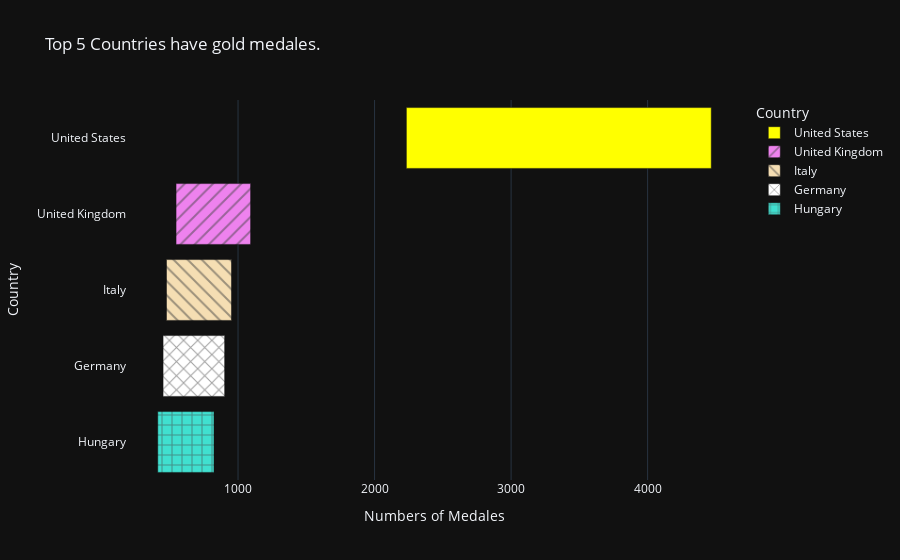

Notebook source saved alongside this figure:
### Code cell
px.bar(df ,
y = 'Country' ,
x = 'Numbers_of_Medales',
category_orders={'Country':['United States' ,'United Kingdom' ,'Italy' ,'Germany' ,'Hungary']},
labels = {'Numbers_of_Medales':'Numbers of Medales'} ,
title='Top 5 Countries have gold medales. ',
color= 'Country' , 
orientation= 'h' ,
hover_name='Numbers_of_Medales',
pattern_shape='Country' ,
base='Numbers_of_Medales' ,
color_discrete_sequence=['yellow', 'violet', 'wheat', 'white', 'turquoise'], 
template='plotly_dark')

### Figure 1 — Plotly figure (JSON) as saved in the notebook; plotly's stock layout.template omitted (floating-point values rounded to 4 significant figures)
{"data": [{"alignmentgroup": "True", "base": [2233], "hovertemplate": "<b>%{hovertext}</b><br><br>Country=%{y}<br>Numbers of Medales=%{x}<extra></extra>", "hovertext": [2233], "legendgroup": "United States", "marker": {"color": "yellow", "pattern": {"shape": ""}}, "name": "United States", "offsetgroup": "United States", "orientation": "h", "showlegend": true, "textposition": "auto", "type": "bar", "x": [2233], "xaxis": "x", "y": ["United States"], "yaxis": "y"}, {"alignmentgroup": "True", "base": [546], "hovertemplate": "<b>%{hovertext}</b><br><br>Country=%{y}<br>Numbers of Medales=%{x}<extra></extra>", "hovertext": [546], "legendgroup": "United Kingdom", "marker": {"color": "violet", "pattern": {"shape": "/"}}, "name": "United Kingdom", "offsetgroup": "United Kingdom", "orientation": "h", "showlegend": true, "textposition": "auto", "type": "bar", "x": [546], "xaxis": "x", "y": ["United Kingdom"], "yaxis": "y"}, {"alignmentgroup": "True", "base": [476], "hovertemplate": "<b>%{hovertext}</b><br><br>Country=%{y}<br>Numbers of Medales=%{x}<extra></extra>", "hovertext": [476], "legendgroup": "Italy", "marker": {"color": "wheat", "pattern": {"shape": "\\"}}, "name": "Italy", "offsetgroup": "Italy", "orientation": "h", "showlegend": true, "textposition": "auto", "type": "bar", "x": [476], "xaxis": "x", "y": ["Italy"], "yaxis": "y"}, {"alignmentgroup": "True", "base": [451], "hovertemplate": "<b>%{hovertext}</b><br><br>Country=%{y}<br>Numbers of Medales=%{x}<extra></extra>", "hovertext": [451], "legendgroup": "Germany", "marker": {"color": "white", "pattern": {"shape": "x"}}, "name": "Germany", "offsetgroup": "Germany", "orientation": "h", "showlegend": true, "textposition": "auto", "type": "bar", "x": [451], "xaxis": "x", "y": ["Germany"], "yaxis": "y"}, {"alignmentgroup": "True", "base": [412], "hovertemplate": "<b>%{hovertext}</b><br><br>Country=%{y}<br>Numbers of Medales=%{x}<extra></extra>", "hovertext": [412], "legendgroup": "Hungary", "marker": {"color": "turquoise", "pattern": {"shape": "+"}}, "name": "Hungary", "offsetgroup": "Hungary", "orientation": "h", "showlegend": true, "textposition": "auto", "type": "bar", "x": [412], "xaxis": "x", "y": ["Hungary"], "yaxis": "y"}], "layout": {"barmode": "relative", "legend": {"title": {"text": "Country"}, "tracegroupgap": 0}, "title": {"text": "Top 5 Countries have gold medales. "}, "xaxis": {"anchor": "y", "domain": [0, 1], "title": {"text": "Numbers of Medales"}}, "yaxis": {"anchor": "x", "categoryarray": ["Hungary", "Germany", "Italy", "United Kingdom", "United States"], "categoryorder": "array", "domain": [0, 1], "title": {"text": "Country"}}}}
